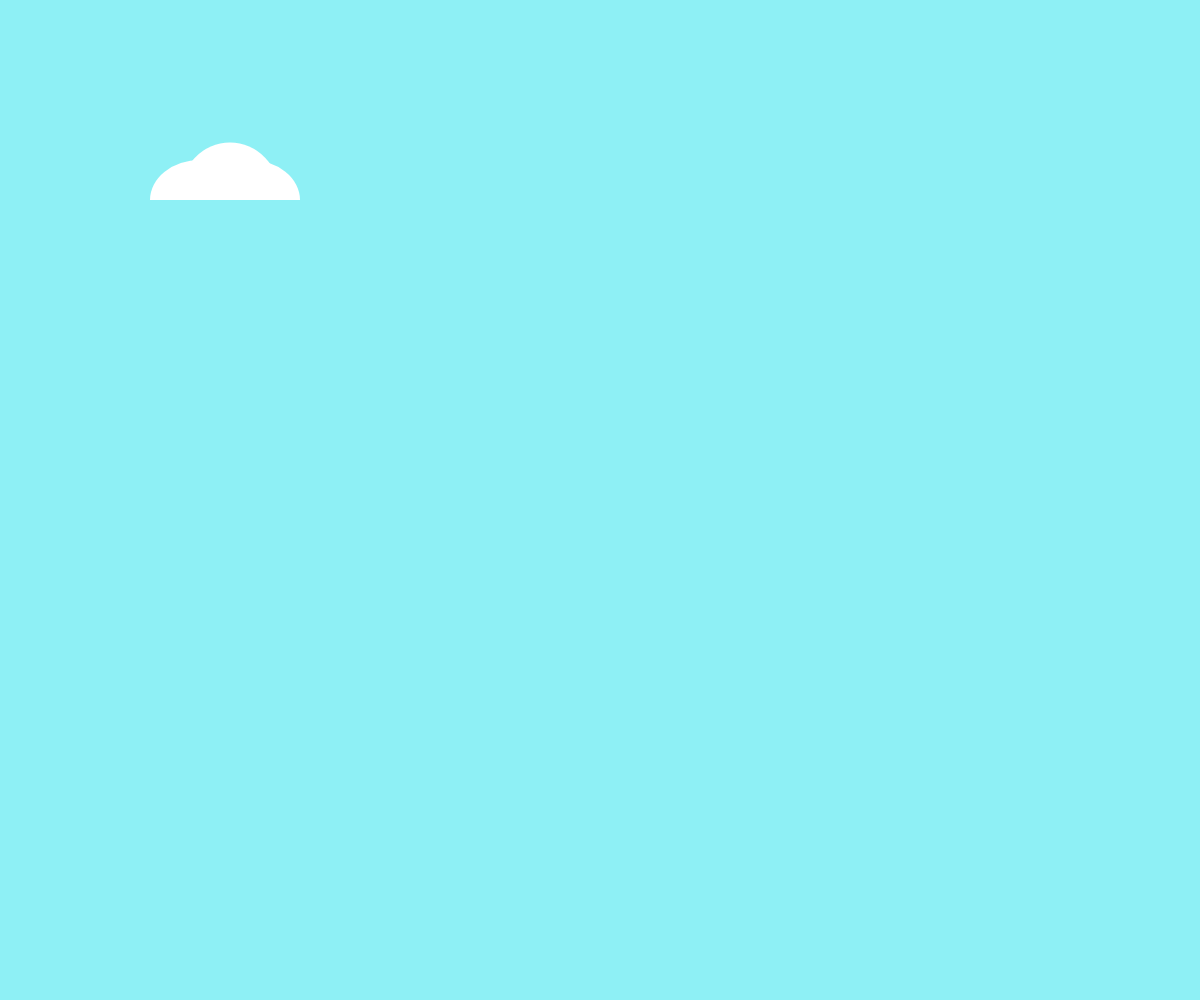
Frame 1 (no input)
Frame 60 (no input): identical to frame 1, image omitted
Frame 120 (the mouse pressed at the canvas centre since frame 60): identical to frame 1, image omitted

The p5.js sketch that drew this single still picture (run headless with seeded random() and noise() and a simulated clock; from frame 60 on, the mouse is pressed at the canvas centre):

// p5.js sketch
// ── sketch.js
let durchmesser;
durchmesser = 10;

let rotwert = 0;

//let durcmesser = 10;

function setup() {
  createCanvas(windowWidth, windowHeight);
}

function mouseClicked() {
  rotwert = rotwert + 30
}
function draw() {
  background(142, 240, 245);
noStroke()
arc(200, 200, 100, 80, PI, 0);
arc(250, 200, 100, 80, PI, 0);
arc(230, 195, 100, 105, PI, 0);





  function mouseClicked() {
    rotwert = rotwert + 30
  }

}
